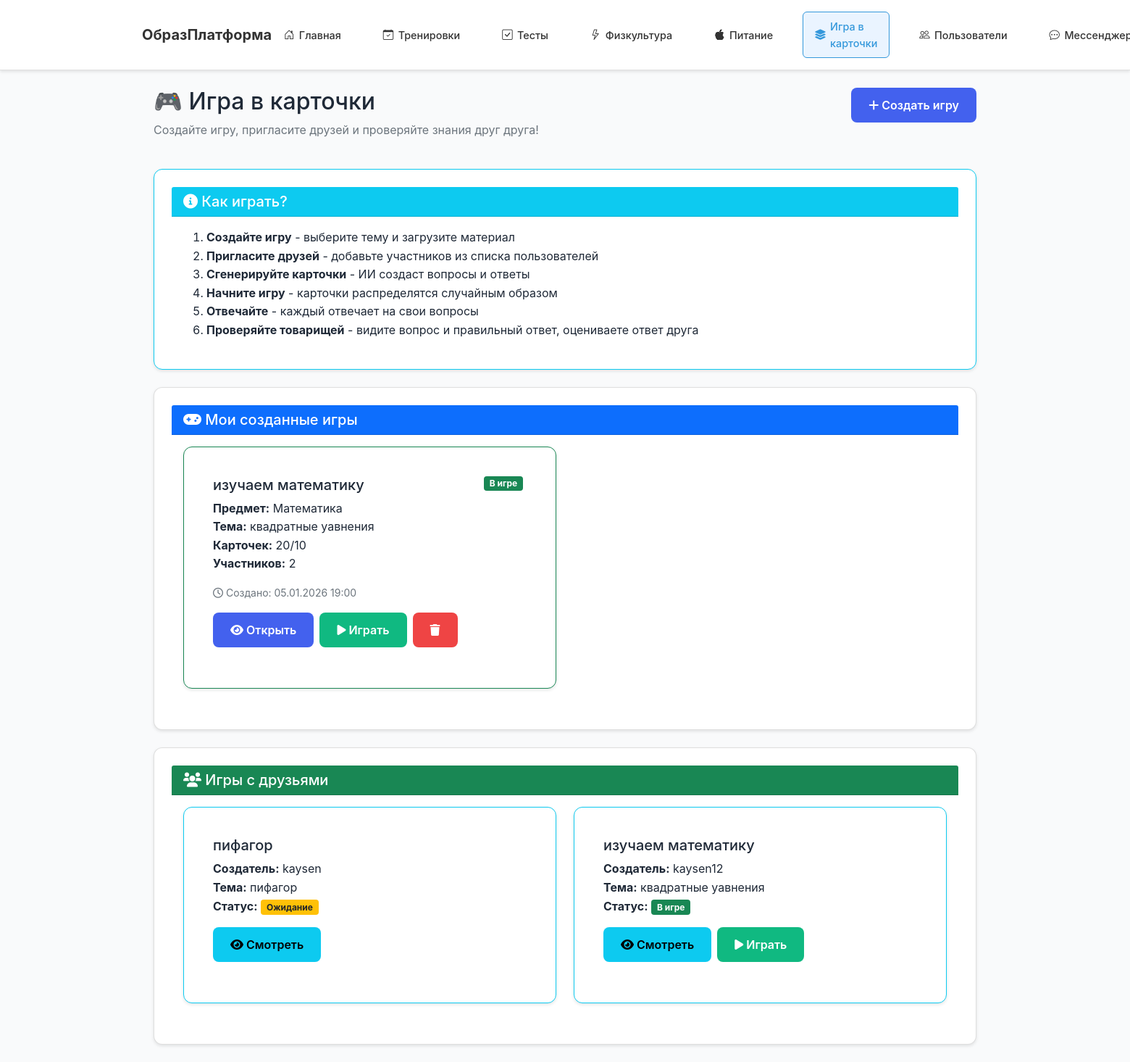
The page /card-game (signed in) on the database its author committed.
### models.py (models this page shows, shortened)
class GameSession(db.Model):
    id = db.Column(db.Integer, primary_key=True)
    creator_id = db.Column(db.Integer, db.ForeignKey('user.id'), nullable=False)
    title = db.Column(db.String(200), nullable=False)
    subject = db.Column(db.String(100), nullable=False)
    topic = db.Column(db.String(200), nullable=False)
    material_text = db.Column(db.Text)  # Загруженный материал
    num_cards = db.Column(db.Integer, default=10)  # Количество карточек
    status = db.Column(db.String(20), default='waiting')  # waiting, in_progress, completed
    created_at = db.Column(db.DateTime, default=datetime.utcnow)
    started_at = db.Column(db.DateTime)
    completed_at = db.Column(db.DateTime)
    participants = db.relationship('GameParticipant', backref='session', lazy=True, cascade='all, delete-orphan')
    cards = db.relationship('GameCard', backref='session', lazy=True, cascade='all, delete-orphan')

class User(UserMixin, db.Model):
    id = db.Column(db.Integer, primary_key=True)
    username = db.Column(db.String(80), unique=True, nullable=False)
    nickname = db.Column(db.String(80), unique=True, nullable=True)  # Уникальный никнейм для поиска
    email = db.Column(db.String(120), unique=True, nullable=False)
    password = db.Column(db.String(200), nullable=False)
    role = db.Column(db.String(20), nullable=False, default='student')  # 'teacher' или 'student'
    mentor_id = db.Column(db.Integer, db.ForeignKey('user.id'))  # Привязка ученика к учителю
    created_at = db.Column(db.DateTime, default=datetime.utcnow)
    mentor = db.relationship(
        'User',
        remote_side=[id],
        backref=db.backref('assigned_students', lazy='dynamic'),
        foreign_keys=[mentor_id],
        post_update=True
    )
    def is_teacher(self):
        return self.role == 'teacher'
    test_results = db.relationship('TestResult', backref='user', lazy=True)
    pe_results = db.relationship('PhysicalEducationResult', backref='user', lazy=True)
    homeworks = db.relationship('Homework', backref='user', lazy=True)
    training_programs = db.relationship('TrainingProgram', backref='user', lazy=True)
    nutrition_diaries = db.relationship('NutritionDiary', backref='user', lazy=True)
    sent_messages = db.relationship('Message', foreign_keys='Message.sender_id', backref='sender', lazy=True)
    received_messages = db.relationship('Message', foreign_keys='Message.receiver_id', backref='receiver', lazy=True)
    created_game_sessions = db.relationship('GameSession', foreign_keys='GameSession.creator_id', backref='creator', lazy=True)

### app.py (the view)
@app.route('/card-game')
@login_required
def card_game():
    my_sessions = GameSession.query.filter_by(creator_id=current_user.id).order_by(GameSession.created_at.desc()).all()
    my_participations = GameParticipant.query.filter_by(user_id=current_user.id).all()
    participated_session_ids = [p.session_id for p in my_participations]
    joined_sessions = GameSession.query.filter(GameSession.id.in_(participated_session_ids)).order_by(GameSession.created_at.desc()).all() if participated_session_ids else []
    return render_template('card_game.html',
                         my_sessions=my_sessions,
                         joined_sessions=joined_sessions)

### app.py (called while the page is built)
@login_manager.user_loader
def load_user(user_id):
    return User.query.get(int(user_id))

### templates/card_game.html (shortened to what this page needs)
{% extends "base.html" %}
{% block content %}
<div class="container mt-4">
    <div class="row mb-4">
        <div class="col-md-8">
            <h2>🎮 Игра в карточки</h2>
            <p class="text-muted">Создайте игру, пригласите друзей и проверяйте знания друг друга!</p>
        </div>
        <div class="col-md-4 text-end">
            <a href="{{ url_for('create_card_game') }}" class="btn btn-primary btn-lg">
                <i class="fas fa-plus"></i> Создать игру
            </a>
        </div>
    </div>
    <div class="card mb-4 border-info">
        <div class="card-header bg-info text-white">
            <h5 class="mb-0"><i class="fas fa-info-circle"></i> Как играть?</h5>
        </div>
        <div class="card-body">
            <ol class="mb-0">
                <li><strong>Создайте игру</strong> - выберите тему и загрузите материал</li>
                <li><strong>Пригласите друзей</strong> - добавьте участников из списка пользователей</li>
                <li><strong>Сгенерируйте карточки</strong> - ИИ создаст вопросы и ответы</li>
                <li><strong>Начните игру</strong> - карточки распределятся случайным образом</li>
                <li><strong>Отвечайте</strong> - каждый отвечает на свои вопросы</li>
                <li><strong>Проверяйте товарищей</strong> - видите вопрос и правильный ответ, оцениваете ответ друга</li>
            </ol>
        </div>
    </div>
    <div class="card mb-4">
        <div class="card-header bg-primary text-white">
            <h5 class="mb-0"><i class="fas fa-gamepad"></i> Мои созданные игры</h5>
        </div>
        <div class="card-body">
            {% if my_sessions %}
                <div class="row">
                    {% for session in my_sessions %}
                    <div class="col-md-6 mb-3">
                        <div class="card h-100 {% if session.status == 'waiting' %}border-warning{% elif session.status == 'in_progress' %}border-success{% else %}border-secondary{% endif %}">
                            <div class="card-body">
                                <div class="d-flex justify-content-between align-items-start mb-2">
                                    <h5 class="card-title mb-0">{{ session.title }}</h5>
                                    <span class="badge
                                        {% if session.status == 'waiting' %}bg-warning text-dark
                                        {% elif session.status == 'in_progress' %}bg-success
                                        {% else %}bg-secondary{% endif %}">
                                        {% if session.status == 'waiting' %}Ожидание
                                        {% elif session.status == 'in_progress' %}В игре
                                        {% else %}Завершена{% endif %}
                                    </span>
                                </div>
                                <p class="card-text">
                                    <strong>Предмет:</strong> {{ session.subject }}<br>
                                    <strong>Тема:</strong> {{ session.topic }}<br>
                                    <strong>Карточек:</strong> {{ session.cards|length }}/{{ session.num_cards }}<br>
                                    <strong>Участников:</strong> {{ session.participants|length }}
                                </p>
                                <p class="text-muted small">
                                    <i class="far fa-clock"></i> Создано: {{ session.created_at.strftime('%d.%m.%Y %H:%M') }}
                                </p>
                                <div class="d-flex gap-2">
                                    <a href="{{ url_for('view_card_game_session', session_id=session.id) }}" class="btn btn-sm btn-primary">
                                        <i class="fas fa-eye"></i> Открыть
                                    </a>
                                    {% if session.status == 'in_progress' %}
                                    <a href="{{ url_for('play_card_game', session_id=session.id) }}" class="btn btn-sm btn-success">
                                        <i class="fas fa-play"></i> Играть
                                    </a>
                                    {% endif %}
                                    <button class="btn btn-sm btn-danger" onclick="deleteSession({{ session.id }})">
                                        <i class="fas fa-trash"></i>
                                    </button>
                                </div>
                            </div>
                        </div>
                    </div>
                    {% endfor %}
                </div>
            {% else %}
                <p class="text-muted text-center py-4">
                    <i class="fas fa-inbox fa-3x mb-3 d-block"></i>
                    Вы еще не создали ни одной игры. Начните прямо сейчас!
                </p>
            {% endif %}
        </div>
    </div>
    <div class="card mb-4">
        <div class="card-header bg-success text-white">
            <h5 class="mb-0"><i class="fas fa-users"></i> Игры с друзьями</h5>
        </div>
        <div class="card-body">
            {% if joined_sessions %}
                <div class="row">
                    {% for session in joined_sessions %}
                    <div class="col-md-6 mb-3">
                        <div class="card h-100 border-info">
                            <div class="card-body">
                                <h5 class="card-title">{{ session.title }}</h5>
                                <p class="card-text">
                                    <strong>Создатель:</strong> {{ session.creator.nickname or session.creator.username }}<br>
                                    <strong>Тема:</strong> {{ session.topic }}<br>
                                    <strong>Статус:</strong>
                                    <span class="badge
                                        {% if session.status == 'waiting' %}bg-warning text-dark
                                        {% elif session.status == 'in_progress' %}bg-success
                                        {% else %}bg-secondary{% endif %}">
                                        {% if session.status == 'waiting' %}Ожидание
                                        {% elif session.status == 'in_progress' %}В игре
                                        {% else %}Завершена{% endif %}
                                    </span>
                                </p>
                                <div class="d-flex gap-2">
                                    <a href="{{ url_for('view_card_game_session', session_id=session.id) }}" class="btn btn-sm btn-info">
                                        <i class="fas fa-eye"></i> Смотреть
                                    </a>
                                    {% if session.status == 'in_progress' %}
                                    <a href="{{ url_for('play_card_game', session_id=session.id) }}" class="btn btn-sm btn-success">
                                        <i class="fas fa-play"></i> Играть
                                    </a>
                                    {% endif %}
                                </div>
                            </div>
                        </div>
                    </div>
                    {% endfor %}
                </div>
            {% else %}
                <p class="text-muted text-center py-4">
                    <i class="fas fa-user-friends fa-3x mb-3 d-block"></i>
                    Вас еще не приглашали в игры. Создайте свою или дождитесь приглашения!
                </p>
            {% endif %}
        </div>
    </div>
</div>
{% endblock %}

### static/css/style.css (style rules this page uses)
:root { --primary: #4361ee; --primary-dark: #3730a3; --success: #10b981; --danger: #ef4444; --text: #1f2937; --text-light: #6b7280; --bg: #f9fafb; --white: #ffffff; --border: #e5e7eb; }
* { margin: 0; padding: 0; box-sizing: border-box; }
body { font-family: -apple-system, BlinkMacSystemFont, 'Segoe UI', sans-serif; background: var(--bg); color: var(--text); line-height: 1.6; }
.container { max-width: 1200px; margin: 1rem auto; padding: 0 1rem; }
.card { background: var(--white); border-radius: 12px; padding: 1.5rem; box-shadow: 0 1px 3px rgba(0,0,0,0.1); margin-bottom: 1rem; }
.btn { padding: 0.75rem 1.5rem; font-size: 1rem; font-weight: 600; border: none; border-radius: 8px; cursor: pointer; transition: all 0.2s; text-decoration: none; display: inline-block; }
.btn-primary { background: var(--primary); color: white; }
.btn-success { background: var(--success); color: white; }
.btn-danger { background: var(--danger); color: white; }

### static/css/sections.css (style rules this page uses)
.card { box-shadow: 0 2px 4px rgba(0, 0, 0, 0.1); transition: transform 0.2s; }
.badge { margin-right: 5px; }

### rows shown on the page
GameSession: title "изучаем математику", status "В игре", subject "Математика", topic "квадратные уавнения", cards|length "20", num_cards "10", participants|length "2", created_at "05.01.2026 19:00", creator "kaysen12"
GameSession: title "пифагор", creator "kaysen", topic "пифагор", status "Ожидание"
